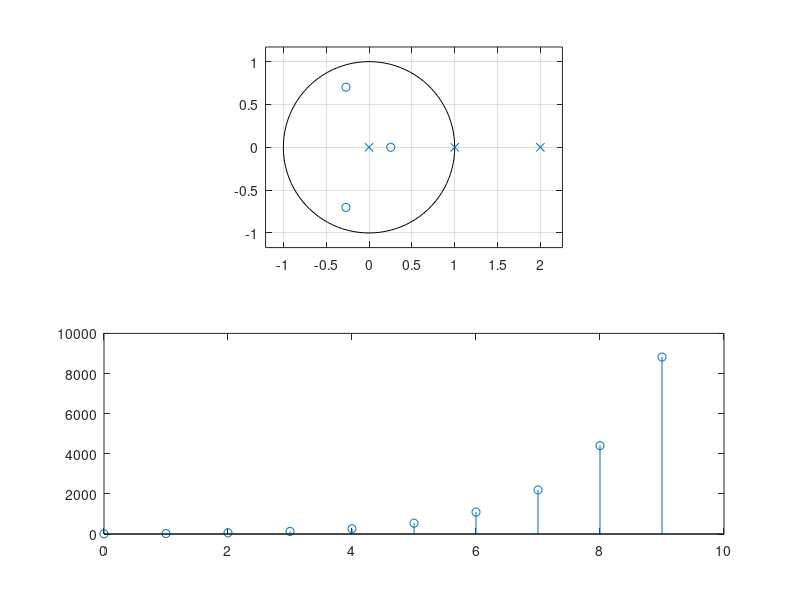

Source code (MATLAB):
clc;
clear all;
num=[7,2,3,-1];
den=[1,-3,2];
[r, p, k] = residue (num, den);
subplot(2,1,1);
zplane (num, den);
[g,n] = impz (num, den, 10);
subplot(2,1,2);
stem(n,g);